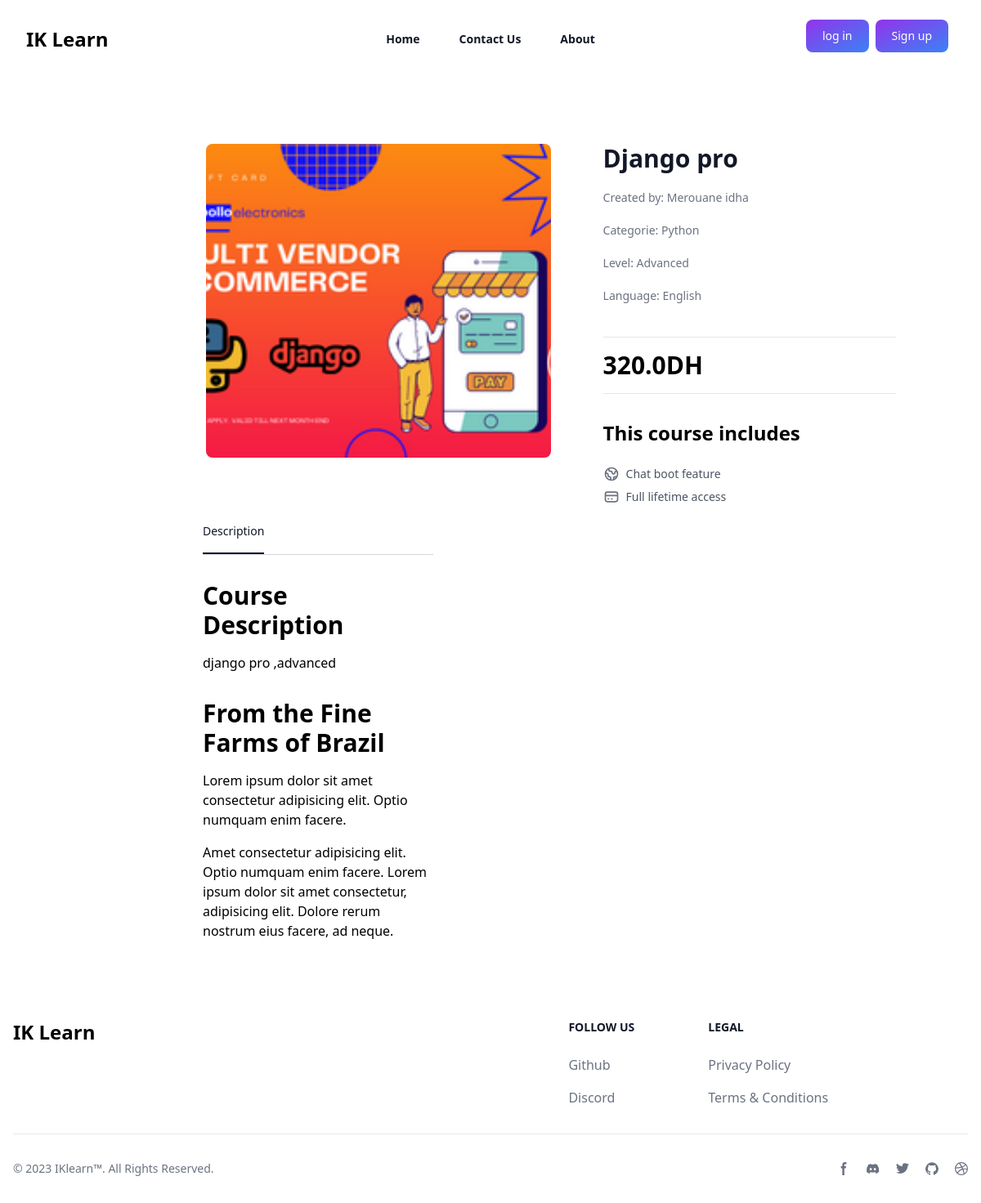
The page /course/1 on the database its author committed.
### App/models.py (models this page shows, shortened)
class Course(models.Model):
    STATUS = (
        ('PUBLISH','PUBLISH'),
        ('DRAFT', 'DRAFT'),
    )
    featured_image = models.ImageField(upload_to="Media/featured_img",null=True)
    featured_video = models.CharField(max_length=300,null=True)
    title = models.CharField(max_length=500)
    created_at = models.DateField(auto_now_add=True)
    author = models.ForeignKey(Author,on_delete=models.CASCADE,null=True)
    category = models.ForeignKey(Categories,on_delete=models.CASCADE)
    level = models.ForeignKey(Level,on_delete=models.CASCADE,null=True)
    language = models.ForeignKey(Language,on_delete=models.CASCADE,null=True)
    description = models.TextField()
    price = models.IntegerField(null=True,default=0)
    discount = models.IntegerField(null=True)
    slug = models.SlugField(default='', max_length=500, null=True, blank=True)
    status = models.CharField(choices=STATUS,max_length=100,null=True)
    deadline = models.CharField(max_length=100,null=True)
    certificate = models.CharField(max_length=100,null=True)

class Author(models.Model):
    user = models.OneToOneField(User, on_delete=models.CASCADE,null=True)
    name = models.CharField(max_length=100, null=True)
    email_author = models.EmailField(default='Tighri')
    phone_author = models.CharField(max_length=100 , null=True)
    cni = models.CharField(max_length=200, unique=True, null=True)
    author_profile = models.ImageField(upload_to="Media/author")
    about_author = models.TextField()
    ville=models.CharField(max_length=100 , null=True)
    published_date = models.DateTimeField(default=timezone.now)

class Categories(models.Model):
    icon = models.CharField(max_length=200,null=True)
    name = models.CharField(max_length=200)
    def __str__(self):
        return self.name
    def get_all_category(self):
        return Categories.objects.all().order_by('id')

class Level(models.Model):
    name = models.CharField(max_length=100)
    def __str__(self):
        return self.name

class Language(models.Model):
    language = models.CharField(max_length=100)
    def __str__(self):
        return self.language

### Learning/views.py (the view)
# urls.py: path('course/<slug:slug>',views.Course_details,name='course_details'),
def Course_details(request, slug):
    category = Categories.get_all_category(Categories)
    time_duration = Video.objects.filter(course__slug=slug).aggregate(sum=Sum('time_duration'))
    course = Course.objects.filter(slug = slug)
    if course.exists():
         course = course.first()
    else :
         return redirect('404')
    course_id = Course.objects.get(slug = slug)
    if request.user.is_authenticated:
        try:
            check_enroll = UserCourse.objects.get(user=request.user, course=course_id)
        except UserCourse.DoesNotExist:
             check_enroll = None
    else :
        check_enroll = None
    d_price=course.price-((course.price*course.discount)/100)
    context = {
        'course': course,
        'category': category,
        'time_duration': time_duration,
        'check_enroll': check_enroll,
        'd_price':d_price,
    }
    return render(request, 'course/course_details.html', context)

### templates/course/course_details.html (shortened to what this page needs)
{% extends 'base1.html' %}
{% load static %}
{% block content %}
{% load course_tags %}
{% load static tailwind_tags %}
<head>
    {% tailwind_css %}
</head>
<section class="py-12 sm:py-16 mt-16">
    <div class="container mx-auto px-4">
      <div class="lg:col-gap-12 xl:col-gap-16 mt-8 grid grid-cols-1 gap-12 lg:mt-12 lg:grid-cols-5 lg:gap-16">
        <div class="lg:col-span-3 lg:row-end-1">
          <div class="lg:flex lg:items-start">
            <div class="lg:order-2 lg:ml-5">
              <div class="max-w-xl overflow-hidden rounded-lg">
                <img class="w-screen h-96 object-cover" src="/{{course.featured_image}}" alt="" />
              </div>
            </div>
          </div>
        </div>
        <div class="lg:col-span-2 lg:row-span-2 lg:row-end-2">
          <h1 class="sm: text-2xl font-bold text-gray-900 sm:text-3xl">{{course.title}}</h1>
          <div class="mt-5 flex items-center">
            <p class=" text-sm font-medium text-gray-500">Created by: {{course.author.name}}</p>
          </div>
          <div class="mt-5 flex items-center">
            <p class=" text-sm font-medium text-gray-500">Categorie: {{course.category}}</p>
          </div>
          <div class="mt-5 flex items-center">
            <p class=" text-sm font-medium text-gray-500">Level: {{course.level}}</p>
          </div>
          <div class="mt-5 flex items-center">
            <p class=" text-sm font-medium text-gray-500">Language: {{course.language}}</p>
          </div>
          <div class="mt-10 flex flex-col items-center justify-between space-y-4 border-t border-b py-4 sm:flex-row sm:space-y-0">
            <div class="flex items-end">
                {% if course.price == 0 %}
              <h1 class="text-3xl font-bold">FREE</h1>
              {% else %}
              <h1 class="text-3xl font-bold">{{ d_price }}DH</h1>
              {% endif %}
            </div>
          </div>
          <ul class="mt-8 space-y-2">
            <h2 class="text-2xl font-bold mb-6">This course includes</h2>
            <li class="flex items-center text-left text-sm font-medium text-gray-600">
              Chat boot feature
            </li>
            <li class="flex items-center text-left text-sm font-medium text-gray-600">
              Full lifetime access
            </li>
          </ul>
        </div>
        <div class="lg:col-span-3 mx-36">
          <div class="border-b border-gray-300">
            <nav class="flex gap-4">
              <a href="#" title="" class="border-b-2 border-gray-900 py-4 text-sm font-medium text-gray-900 hover:border-gray-400 hover:text-gray-800"> Description </a>
            </nav>
          </div>
          <div class="mt-8 ">
            <h1 class="text-3xl font-bold">Course Description</h1>
            <p class="mt-4">{{course.description}}</p>
            <h1 class="mt-8 text-3xl font-bold">From the Fine Farms of Brazil</h1>
            <p class="mt-4">Lorem ipsum dolor sit amet consectetur adipisicing elit. Optio numquam enim facere.</p>
            <p class="mt-4">Amet consectetur adipisicing elit. Optio numquam enim facere. Lorem ipsum dolor sit amet consectetur, adipisicing elit. Dolore rerum nostrum eius facere, ad neque.</p>
          </div>
        </div>
      </div>
    </div>
  </section>
{% endblock %}

### rows shown on the page
Course: featured_image (picture), title "Django pro", author.name "Merouane idha", category "Python", level "Advanced", language "English", description "django pro ,advanced"

### other values the page prints
{{ d_price }} "320.0"
